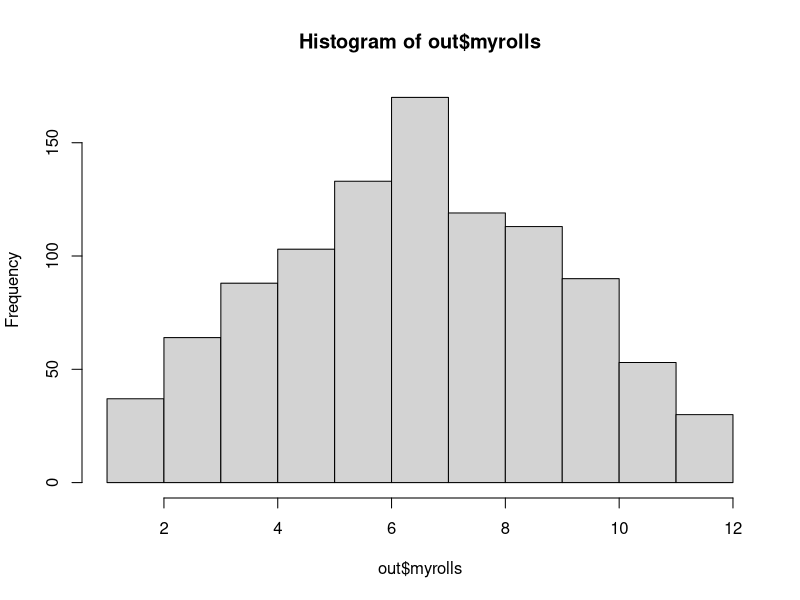

Recreate this plot in R.
#23 - Monday, April 1, 2024
#Lesson 7 continued
#Lesson 5-2A

#Exercise

#Build up our code:
num <- 5
x <- 1:num
x
sum(x)

#From the notes, fill this in:
MySum <- function(num){
  x <- 1:num
  thesum <- sum(x)
  return(thesum)
}

MySum
args(MySum)

MySum(2)
MySum(5)
MySum(100)


#############Exercise #2

TwoDice <- function(N){
  rolls <- replicate(N,sum(sample(1:6,2,replace=TRUE)))
  myprop <- sum(rolls==7)/N
  myreturn <- list(myrolls = rolls, myprop = myprop)
  return(myreturn)
}

TwoDice(10)

out <- TwoDice(N=1000)
out$myprop
table(out$myrolls)
hist(out$myrolls,freq=TRUE,breaks=1:12)




#Notes 5-2A Code to Copy
#Beyond the Normal Distribution, Part 1

#-------------------------------------Investigation #1-----------------------------#
#Going from Z to t

library(tidyverse)
library(patchwork)
set.seed(2024)
mydata <- replicate(10000,rnorm(9,100,5))
#Check: What does mydata look like?
dim(mydata)
mydata[,1:5]

samp.means <- apply(mydata,2,mean)
#Check: length(samp.means)
samp.sd <- apply(mydata,2,sd)
#Check: length(samp.sd)



zscores <- (samp.means - 100)/(5/sqrt(9))
tscores <- (samp.means - 100)/(samp.sd/sqrt(9))




mydata.df <- data.frame(samp.means=samp.means,
                        samp.sd=samp.sd,
                        zscores=zscores,
                        tscores=tscores)